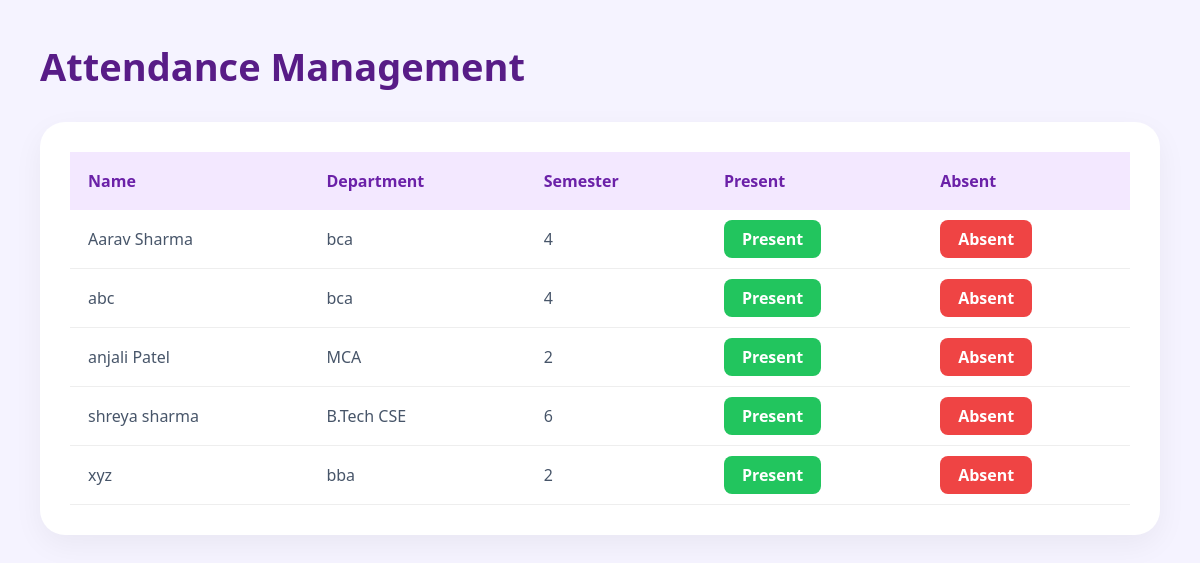
Page /attendance/ (signed in) on the committed database.
### app/models.py (models this page shows, shortened)
class Student(models.Model):
    name = models.CharField(max_length=100)
    email = models.EmailField()
    roll = models.CharField(max_length=20)
    department = models.CharField(max_length=100)
    semester = models.IntegerField()

### app/views.py (the view)
# urls.py: path('attendance/',
@login_required(login_url='login')
def attendance(request):
    students = Student.objects.all().order_by('name')
    return render(request, 'attendance.html', {'students': students})

### app/templates/attendance.html (shortened to what this page needs)
{% load static %}
<!DOCTYPE html>
<html lang="en">
<head>
    <link rel="stylesheet"
          href="{% static 'css/students.css' %}">
</head>
<body>
<div class="main">
    <div class="topbar">
        <h1>Attendance Management</h1>
    </div>
    <div class="table-container">
        <table>
            <tr>
                <th>Name</th>
                <th>Department</th>
                <th>Semester</th>
                <th>Present</th>
                <th>Absent</th>
            </tr>
            {% for i in students %}
            <tr>
                <td>{{ i.name }}</td>
                <td>{{ i.department }}</td>
                <td>{{ i.semester }}</td>
                <td>
                    <a href="{% url 'mark_attendance' i.id %}"
                       class="edit-btn">
                        Present
                    </a>
                </td>
                <td>
                    <a href="{% url 'mark_absent' i.id %}"
                       class="delete-btn">
                        Absent
                    </a>
                </td>
            </tr>
            {% endfor %}
        </table>
    </div>
</div>
</body>
</html>

### app/static/css/students.css (style rules this page uses)
* { margin:0; padding:0; box-sizing:border-box; font-family:'Segoe UI',sans-serif; }
body { background:#f5f3ff; }
.main { padding:40px; }
.topbar { display:flex; justify-content:space-between; align-items:center; margin-bottom:30px; gap:20px; }
.topbar h1 { color:#581c87; font-size:38px; }
.table-container { background:white; padding:30px; border-radius:25px; box-shadow:0 10px 30px rgba(0,0,0,0.05); }
table { width:100%; border-collapse:collapse; }
table th { background:#f3e8ff; color:#6b21a8; padding:18px; text-align:left; }
table td { padding:18px; border-bottom:1px solid #eee; color:#475569; }
table a { color:#7e22ce; text-decoration:none; font-weight:600; }
.edit-btn { padding:8px 18px; background:#22c55e; color:white; text-decoration:none; border-radius:8px; }
.delete-btn { padding:8px 18px; background:#ef4444; color:white; text-decoration:none; border-radius:8px; }

### rows in the picture
Student: name "Aarav Sharma", department "bca", semester "4"
Student: name "abc", department "bca", semester "4"
Student: name "anjali Patel", department "MCA", semester "2"
Student: name "shreya sharma", department "B.Tech CSE", semester "6"
Student: name "xyz", department "bba", semester "2"
